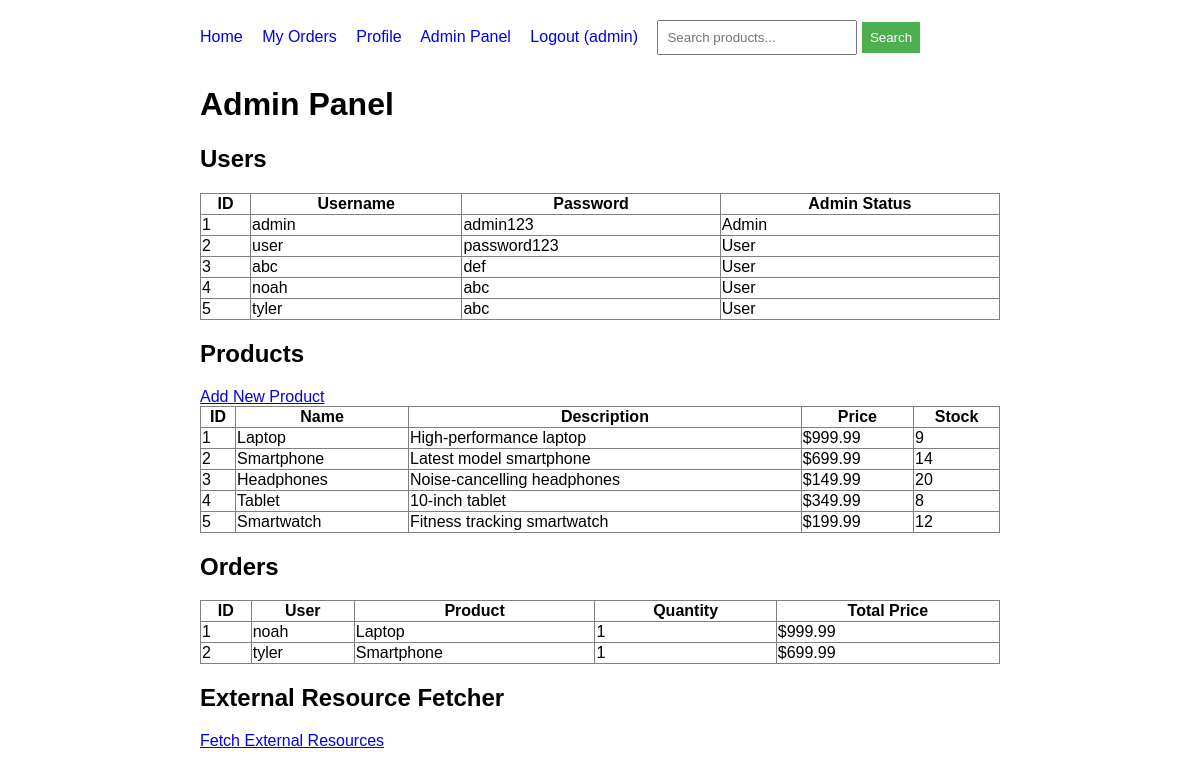
The page /admin (signed in) on the database its author committed.
### tables this page shows
CREATE TABLE users (
        id INTEGER PRIMARY KEY,
        username TEXT UNIQUE,
        password TEXT,
        is_admin INTEGER DEFAULT 0
    );

CREATE TABLE products (
        id INTEGER PRIMARY KEY,
        name TEXT,
        description TEXT,
        price REAL,
        stock INTEGER
    );

CREATE TABLE orders (
        id INTEGER PRIMARY KEY,
        user_id INTEGER,
        product_id INTEGER,
        quantity INTEGER,
        total_price REAL,
        FOREIGN KEY (user_id) REFERENCES users (id),
        FOREIGN KEY (product_id) REFERENCES products (id)
    );

### app.py (the view)
@app.route('/admin')
@login_required
@admin_required
def admin_panel():
    conn = get_db()
    users = conn.execute('SELECT * FROM users').fetchall()
    products = conn.execute('SELECT * FROM products').fetchall()
    orders = conn.execute('''
    SELECT orders.*, users.username, products.name
    FROM orders
    JOIN users ON orders.user_id = users.id
    JOIN products ON orders.product_id = products.id
    ''').fetchall()
    conn.close()
    return render_template('admin.html', users=users, products=products, orders=orders)

### app.py (called while the page is built)
def get_db():
    conn = sqlite3.connect('store.db')
    conn.row_factory = sqlite3.Row
    return conn

def login_required(f):
    @wraps(f)
    def decorated_function(*args, **kwargs):
        if 'user_id' not in session:
            return redirect(url_for('login'))
        return f(*args, **kwargs)
    return decorated_function

def admin_required(f):
    @wraps(f)
    def decorated_function(*args, **kwargs):
        if 'is_admin' not in session or session['is_admin'] != 1:
            flash('Admin access required')
            return redirect(url_for('index'))
        return f(*args, **kwargs)
    return decorated_function

### templates/admin.html (shortened to what this page needs)
{% extends "base.html" %}
{% block content %}
<h1>Admin Panel</h1>
<h2>Users</h2>
<table border="1" style="width: 100%; border-collapse: collapse;">
    <tr>
        <th>ID</th>
        <th>Username</th>
        <th>Password</th>
        <th>Admin Status</th>
    </tr>
    {% for user in users %}
    <tr>
        <td>{{ user.id }}</td>
        <td>{{ user.username }}</td>
        <td>{{ user.password }}</td>
        <td>{{ "Admin" if user.is_admin else "User" }}</td>
    </tr>
    {% endfor %}
</table>
<h2>Products</h2>
<a href="{{ url_for('add_product') }}">Add New Product</a>
<table border="1" style="width: 100%; border-collapse: collapse;">
    <tr>
        <th>ID</th>
        <th>Name</th>
        <th>Description</th>
        <th>Price</th>
        <th>Stock</th>
    </tr>
    {% for product in products %}
    <tr>
        <td>{{ product.id }}</td>
        <td>{{ product.name }}</td>
        <td>{{ product.description }}</td>
        <td>${{ product.price }}</td>
        <td>{{ product.stock }}</td>
    </tr>
    {% endfor %}
</table>
<h2>Orders</h2>
<table border="1" style="width: 100%; border-collapse: collapse;">
    <tr>
        <th>ID</th>
        <th>User</th>
        <th>Product</th>
        <th>Quantity</th>
        <th>Total Price</th>
    </tr>
    {% for order in orders %}
    <tr>
        <td>{{ order.id }}</td>
        <td>{{ order.username }}</td>
        <td>{{ order.name }}</td>
        <td>{{ order.quantity }}</td>
        <td>${{ order.total_price }}</td>
    </tr>
    {% endfor %}
</table>
<h2>External Resource Fetcher</h2>
<a href="{{ url_for('fetch_external') }}">Fetch External Resources</a>
{% endblock %}

### templates/base.html (shortened to what this page needs)
<!DOCTYPE html>
<html lang="en">
<head>
</head>
<body>
    <div class="container">
        <nav>
            <a href="{{ url_for('index') }}">Home</a>
            {% if session.get('user_id') %}
            <a href="{{ url_for('orders') }}">My Orders</a>
            <a href="{{ url_for('update_profile') }}">Profile</a>
            {% if session.get('is_admin') %}
            <a href="{{ url_for('admin_panel') }}">Admin Panel</a>
            {% endif %}
            <a href="{{ url_for('logout') }}">Logout ({{ session.get('username') }})</a>
            {% else %}
            <a href="{{ url_for('login') }}">Login</a>
            <a href="{{ url_for('register') }}">Register</a>
            {% endif %}
            <form action="{{ url_for('search') }}" method="get" style="display: inline;">
                <input type="text" name="q" placeholder="Search products..." style="width: 200px;">
                <button type="submit" style="width: auto;">Search</button>
            </form>
        </nav>
        {% block content %}{% endblock %}
    </div>
</body>
</html>

### templates/base.html (style rules this page uses)
body { font-family: Arial, sans-serif; margin: 0; padding: 20px; }
nav { margin-bottom: 20px; }
nav a { margin-right: 15px; text-decoration: none; }
.container { max-width: 800px; margin: 0 auto; }
form { margin-bottom: 20px; }
input, textarea, button { margin-bottom: 10px; padding: 8px; width: 100%; box-sizing: border-box; }
button { background-color: #4CAF50; color: white; border: none; cursor: pointer; }

### rows shown on the page
users: get "admin", id "1", username "admin", password "admin123", is_admin "Admin"
users: id "2", username "user", password "password123", is_admin "User"
users: id "3", username "abc", password "def", is_admin "User"
users: id "4", username "noah", password "abc", is_admin "User"
users: id "5", username "tyler", password "abc", is_admin "User"
products: id "1", name "Laptop", description "High-performance laptop", price "999.99", stock "9"
products: id "2", name "Smartphone", description "Latest model smartphone", price "699.99", stock "14"
products: id "3", name "Headphones", description "Noise-cancelling headphones", price "149.99", stock "20"
products: id "4", name "Tablet", description "10-inch tablet", price "349.99", stock "8"
products: id "5", name "Smartwatch", description "Fitness tracking smartwatch", price "199.99", stock "12"
orders: id "1", username "noah", name "Laptop", quantity "1", total_price "999.99"
orders: id "2", username "tyler", name "Smartphone", quantity "1", total_price "699.99"
